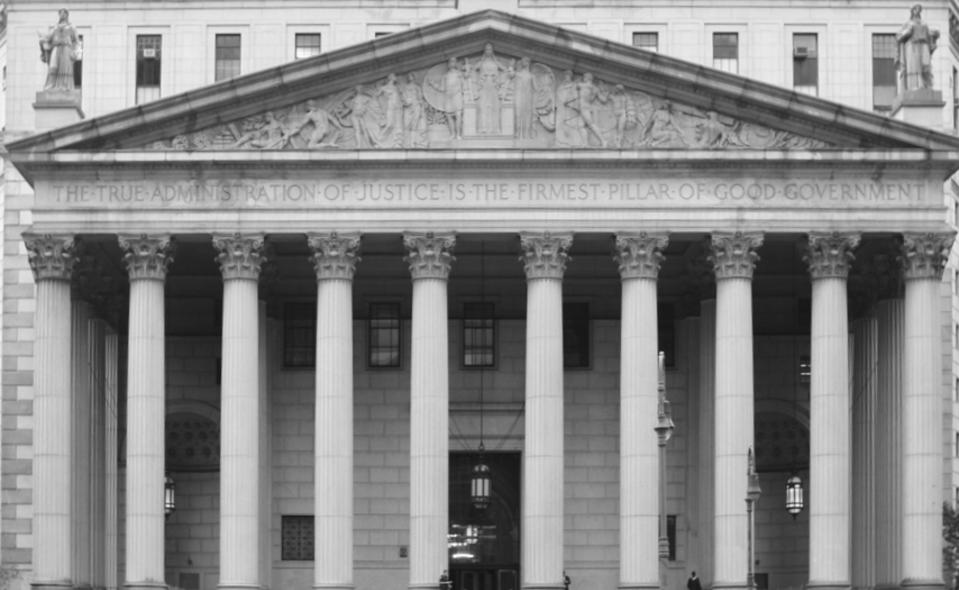
%> input picture ass4/build_neoclassic.png, 959 x 590 px
$ octave --eval "dsft_play;"   (GNU Octave 9; MATLAB toolbox functions it lacks are replaced by stand-ins)
%> lines starting %> are read from the running program, lines starting %| are printed output that depends on the picture
%simply run dsft_play for part 1&2 of assignment4
function dsft_play
%Discrete Space Fourier Transform
%data of assignment
h =[0.009, 0.027, 0.065, 0.122, 0.177, 0.2, 0.177, 0.122, 0.065, 0.027, 0.009];
g =[0.013, 0.028, 0.048, 0.056, 0.039, 0, -0.039, -0.056, -0.048, -0.028, -0.013];
m =-5:5;
u =linspace(-0.5,0.5,201);
hg=h.*g';%transpose to have valid multiplication
gh=g.*h';

%DSFT for signals
Fh = ONED_mine_DSFT(h,m,u);
Fg = ONED_mine_DSFT(g,m,u);
Fhg= Fh.*Fg'; %conv idiothta in fourier domain

%magnitude of spatial frequencies in [-0.5,0.5]
magnitudeH=abs(Fh);
magnitudeG=abs(Fg);
magnitudeHG=abs(Fhg);

%plot 1D
figure;
subplot(1, 2, 1);
stem(m, h)
hold on;
stem(m, g)
title('Time');
legend('h(m)', 'g(m)');

subplot(1, 2, 2);
plot(u,magnitudeH);
hold on;
plot(u,magnitudeG );
title('Frequency');
legend('H(u)', 'G(u)');

%plot 2D
figure;
subplot(1, 2, 1);
plot(m, hg);
title('Time');

subplot(1, 2, 2);
surf(u,u,magnitudeHG);
title('Frequency');

%Image Segmentation
imageF=imread("build_neoclassic.png");
%> imageF is the input picture: size 590x959 uint8; min 18, max 252, mean 137.3
imageF=im2double(imageF);
%> imageF: size 590x959 double
y1=imfilter(imageF,hg,"conv");
y2=imfilter(imageF,gh,"conv");

%plot original and filtered image
figure;
subplot(1, 3, 1);
imshow(imageF);
title('Neoclassic building original');

subplot(1, 3, 2);
imshow(y1, []);
title('Neoclassic building filtered(hg)');

subplot(1, 3, 3);
imshow(y2, []);
title('Neoclassic building filtered(gh)');

%square magnitude
A = y1.^2 + y2.^2;

%unsigned direction of vector
arctan=atan(y2./y1);
t=abs(arctan);
mi=mean2(A);
%> mi = 0.00074
k=t(:);
[L ,~]= kmeans(k,4,'Start',[0; 0.15*pi; 0.35*pi; 0.5*pi]);
L=reshape(L,size(imageF, 1), size(imageF, 2));
finalL=zeros(size(imageF, 1), size(imageF, 2));
for i = 1:size(imageF, 1)
    for j = 1:size(imageF, 2)
        if A(i,j) <= mi
            L(i,j) = 0;
        end
    end
end
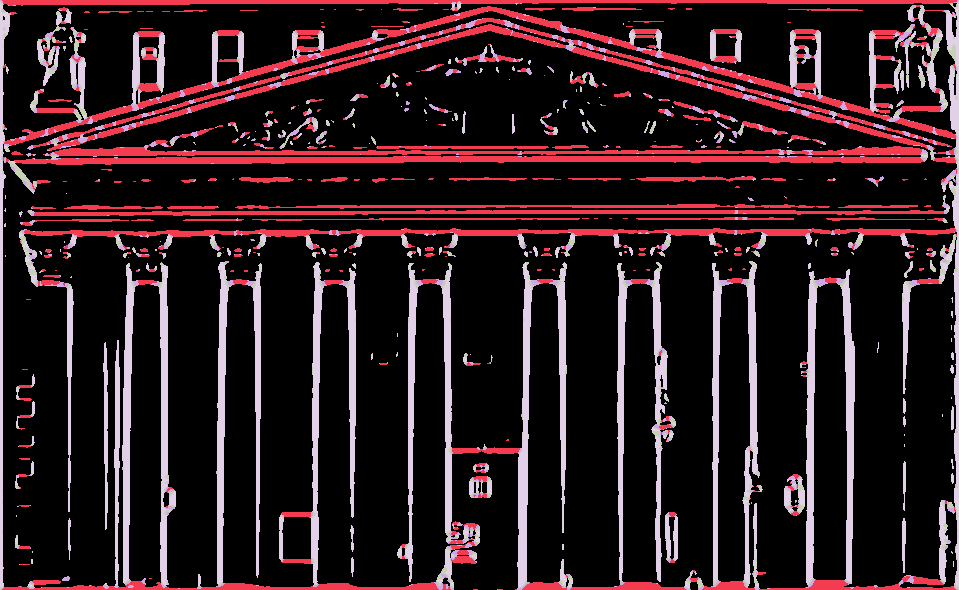
%> L: size 590x959 double; 5 distinct labels, from 0 to 4; one colour per label, 0 black

%because color array below will be indexe? from 1 add 1 to all (i,j) pixel
for i = 1:size(imageF, 1)
    for j = 1:size(imageF, 2)
       finalL(i,j) = L(i,j)+1;
    end
end
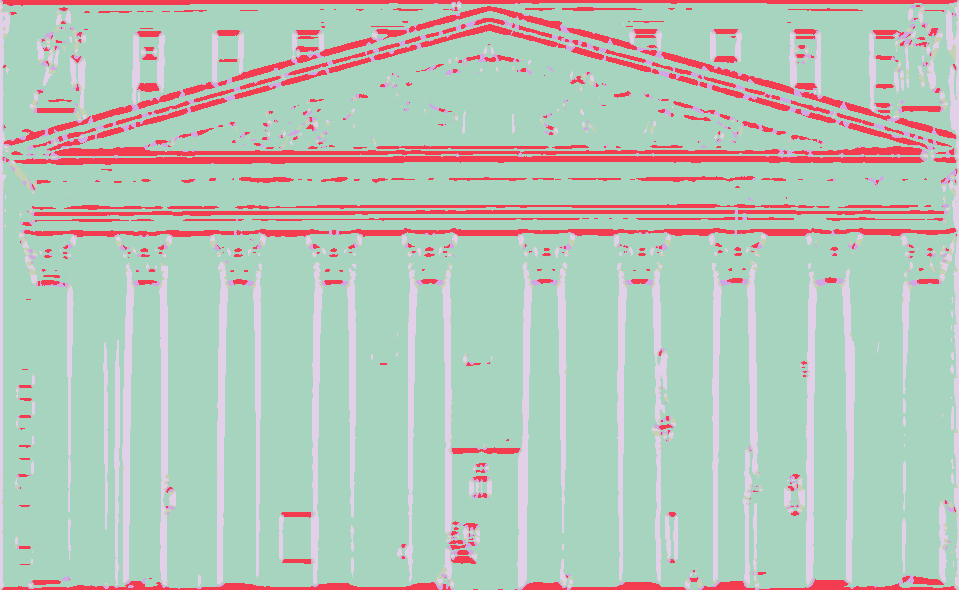
%> finalL: size 590x959 double; 5 distinct labels, from 1 to 5; one colour per label, 0 black


color=[0, 0, 0; 1, 1, 0; 1, 0, 0; 0, 1, 0; 0, 0, 1];%0:’black’, 1:’yellow’, 2:’red’, 3:’green’, 4:’Blue’.
L= label2rgb(finalL,color);
%> L: size 590x959x3 uint8

figure;
subplot(1, 2, 1);
imshow(imageF);
title('Neoclassic building original');
subplot(1, 2, 2);
imshow(L, []);
title('Neoclassic building segmented');

%%%%%%%%%%%%%%%%part2
imageB=imread("barbara.png");
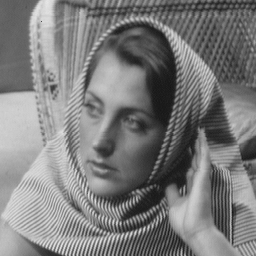
%> input picture ass4/barbara.png, 256 x 256 px
%> imageB is the input picture: size 256x256 uint8; min 20, max 230, mean 124.1
imageB=im2double(imageB);
%> imageB: size 256x256 double
% [6 lines of commented-out code are left out]
u=(0:size(imageB,1)-1)/size(imageB,1);
%> u = 256 values from 0 to 0.996
v=(0:size(imageB,2)-1)/size(imageB,2);
%> v = 256 values from 0 to 0.996

%get fourier transform for angle
dftA=fft2(imageB);
p=imhist(imageB);
%> p = 256 values, max 666 at index 103, min 0 at index 1, mean 256

%inverse for 0.45
dft45 = Af(u,v,0.45).*exp(1i*angle(dftA));
idft45 =ifft2(dft45,'symmetric');
z45=histeq(Zf(imageB, idft45),p);


%inverse  for 0.49
dft49 = Af(u,v,0.49).*exp(1i*angle(dftA));
idft49 = ifft2(dft49,'symmetric');
z49=histeq(Zf(imageB, idft49),p);


%inverse  for 0.495
dft495 = Af(u,v,0.495).*exp(1i*angle(dftA));
idft495 = ifft2(dft495,'symmetric');
z495=histeq(Zf(imageB,idft495),p);


%plot original and each new result
figure;
subplot(1, 4, 1);
imshow(imageB);
title('Initial Image');
subplot(1, 4, 2);
imshow(z45, [])
title(["a=0.45,mean absolute error=", num2str(meanAbsErr(imageB, z45))]);
%> in meanAbsErr, `M=sum(abs(original(:)-myhist(:)))/numel(original);`: M = 0.15
subplot(1, 4, 3);
imshow(z49, [])
title(["a=0.49,mean absolute error=", num2str(meanAbsErr(imageB, z49))]);
subplot(1, 4, 4);
imshow(z495, [])
title(["a=0.495,mean absolute error=", num2str(meanAbsErr(imageB, z495))]);

%quantisation
q5z=quatization(fft2(z495), 5);
%> in quatization, `thresh = multithresh(ang,k-1);`: thresh = [-1.88 -0.628 0.628 1.88]
q5 =quatization(dftA, 5);
%> call 2 of quatization, with k = 5
%> in quatization (call 2), `ang=angle(fimg);`:
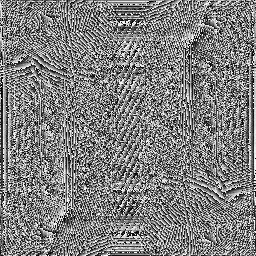
%> ang: size 256x256 double; min -3.14, max 3.14, mean 9.59e-05; mean of the top-left, top-right, bottom-left and bottom-right quarters 0.00174, -0.00238, 0.00384, -0.00283; drawn with min black and max white
%> in quatization (call 2), `thresh = multithresh(ang,k-1);`: thresh = [-1.91 -0.653 0.628 1.88]
%> in quatization (call 2), `angQ=imquantize(ang,thresh,[0,thresh]);`:
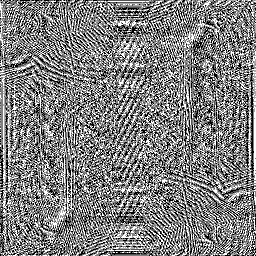
%> angQ: size 256x256 double; min -1.91, max 1.88, mean 0.000731; drawn with min black and max white

q9z =quatization(fft2(z495), 9);
q9 =quatization(dftA, 9);

q17z =quatization(fft2(z495), 17);
q17 =quatization(dftA, 17);
%> call 6 of quatization, with k = 17
%> in quatization (call 6), `thresh = multithresh(ang,k-1);`: thresh = [-2.8 -2.43 -2.06 -1.69 -1.32 -0.949 -0.579 -0.209 0.185 0.554 0.924 1.29 1.66 2.03 2.4 2.77]
%> in quatization (call 6), `Q=abs(ifft2(dftQ));`:
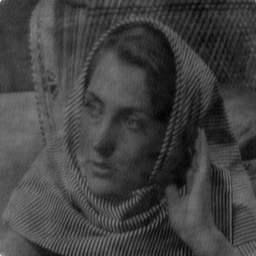
%> Q: size 256x256 double; min 0.0123, max 1.88, mean 0.491; drawn with min black and max white

q33z =quatization(fft2(z495), 33);
q33 =quatization(dftA, 33);

q65z =quatization(fft2(z495), 65);
q65 =quatization(dftA, 65);

figure;
subplot(1, 5, 1);
imshow(q5z);
title(["a=0.495, kf=5, mean absolute error=", num2str(meanAbsErr(imageB,q5z))]);
subplot(1, 5, 2);
imshow(q9z);
title(["a=0.495, kf=9, mean absolute error=", num2str(meanAbsErr(imageB,q9z))]);
subplot(1, 5, 3);
imshow(q17z);
title(["a=0.495, kf=17, mean absolute error=", num2str(meanAbsErr(imageB,q17z))]);
subplot(1, 5, 4);
imshow(q33z);
title(["a=0.495, kf=33, mean absolute error=", num2str(meanAbsErr(imageB,q33z))]);
subplot(1, 5, 5);
imshow(q65z);
title(["a=0.495, kf=65, mean absolute error=", num2str(meanAbsErr(imageB,q65z))]);

figure;
subplot(1, 5, 1);
imshow(q5);
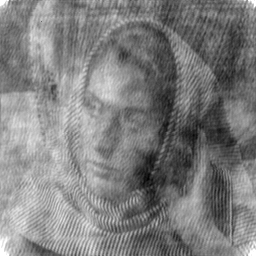
%> displayed picture: size 256x256, on the screen's scale of 0 to 255; min 1, max 255, mean 126.5
title(["kf=5, mean absolute error=", num2str(meanAbsErr(imageB,q5))]);
subplot(1, 5, 2);
imshow(q9);
title(["kf=9, mean absolute error=", num2str(meanAbsErr(imageB,q9))]);
subplot(1, 5, 3);
imshow(q17);
title(["kf=17, mean absolute error=", num2str(meanAbsErr(imageB,q17))]);
subplot(1, 5, 4);
imshow(q33);
title(["kf=33, mean absolute error=", num2str(meanAbsErr(imageB,q33))]);
subplot(1, 5, 5);
imshow(q65);
title(["kf=65, mean absolute error=", num2str(meanAbsErr(imageB,q65))]);

%compresion
c25 = compress(dftA, 0.025,size(imageB,1),size(imageB,2));
c5 = compress(dftA, 0.05,size(imageB,1),size(imageB,2));
c75 = compress(dftA, 0.075,size(imageB,1),size(imageB,2));

figure;
subplot(1, 4, 1);
imshow(imageB);
title('Initial Image');
subplot(1,4,2);
imshow(c25);
title(["p=2.5%, mean absolute error=", num2str(meanAbsErr(imageB, c25))]);
subplot(1,4,3);
imshow(c5);
title(["p=5%, mean absolute error=", num2str(meanAbsErr(imageB,c5))]);
subplot(1,4,4);
imshow(c75);
title(["p=7.5%, mean absolute error=", num2str(meanAbsErr(imageB, c75))]);
end

%%%%%%%%%%%%part1
function F = ONED_mine_DSFT(signal,n,u)
  F=signal*exp(1i*2*pi*n'*u);
end

%%%%%%%%%%%%part2

%quantisation function
function Q=quatization(fimg,k)
    ang=angle(fimg);

    if k<=20 %max value for multithreshis 20
        thresh = multithresh(ang,k-1);
        angQ=imquantize(ang,thresh,[0,thresh]);
    else
        lvls=linspace(min(ang(:)), max(ang(:)),k); %devide pedio timwn in k equal spaces
        angQ=imquantize(ang,lvls,[0,lvls]);
    end
    dftQ=abs(fimg).*exp(1i * angQ);
    Q=abs(ifft2(dftQ));
end
%given type
function A=Af(u,v,a)
  vi=v';
  A=1./(1-a*(cos(2*pi*u)+cos(2*pi*vi)));
end
%given type
function Z=Zf(X,Y)
     Z=max(X(:)).*((Y-min(Y(:)))/(max(Y(:))-min(Y(:))))+ min(X(:));
end
%found type online
function M=meanAbsErr(original,myhist)
  M=sum(abs(original(:)-myhist(:)))/numel(original);
end

%image compression
function Cimg = compress(fimg,p,s1,s2)
%> called with p = 0.025, s1 = 256, s2 = 256
    dft_abs = abs(fimg);

    max_val =fix(s1*s2*p);
%> max_val = 1638
    [sortV,I] = sort(dft_abs(:),1,'descend');

    sortV(max_val:end)= 0;%set remaining values to zero

    resortV(I) = sortV;%get back to original arrangemnt based on I
    pvals= reshape(resortV, [s1 s2]);
    filtered=pvals.*exp(1i * angle(fimg));
    Cimg=abs(ifft2(filtered));
end
